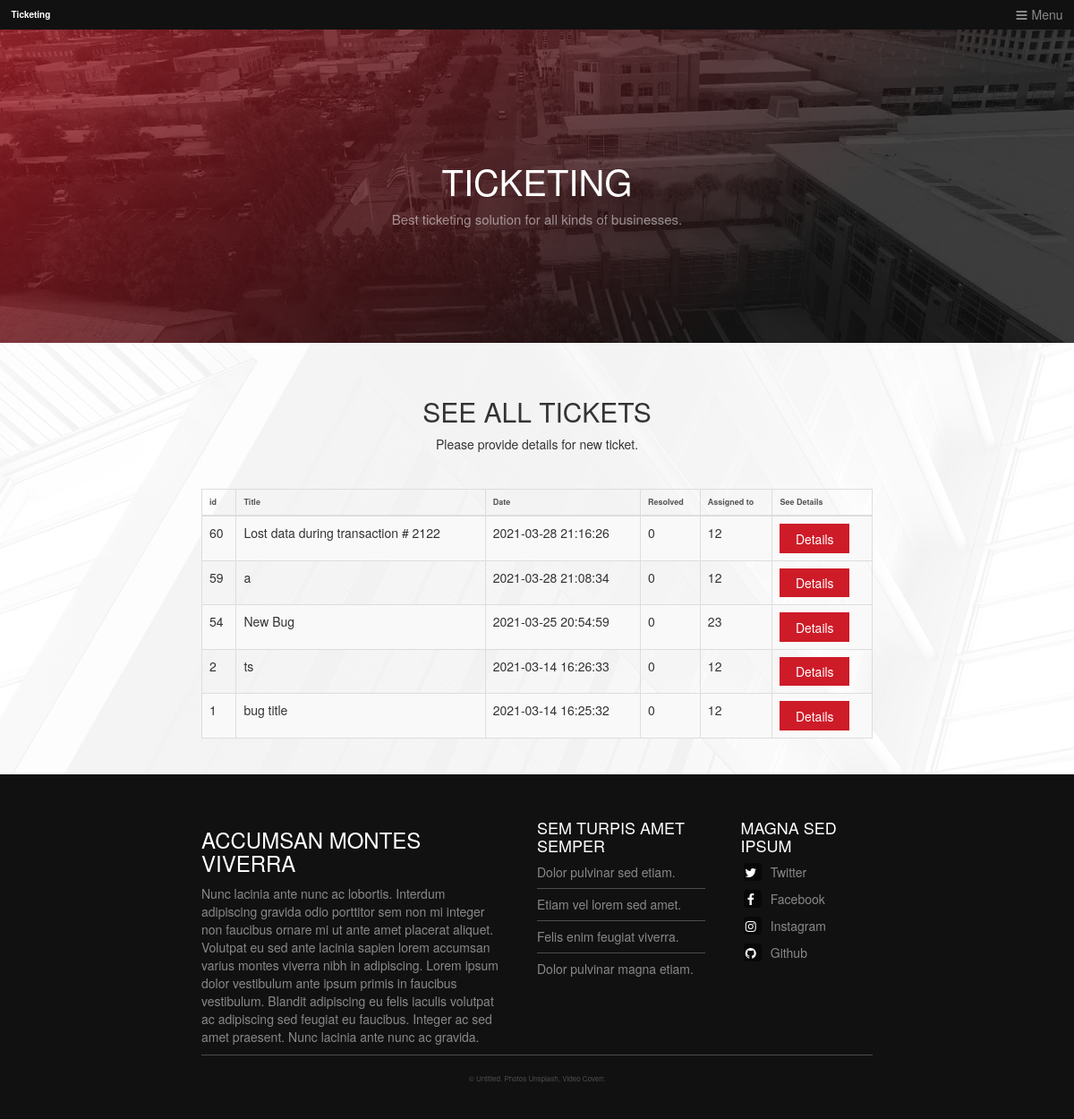
Screenshot of /staff/see_tickets.php with the database file from the repository.
### tables this page shows
CREATE TABLE `tickets` (
  `id` int(11) NOT NULL,
  `title` varchar(255) NOT NULL,
  `description` varchar(255) NOT NULL,
  `date` timestamp NOT NULL DEFAULT current_timestamp(),
  `submitted_by` varchar(15) NOT NULL,
  `assigned_to` varchar(15) NOT NULL,
  `priority` int(11) NOT NULL DEFAULT 1,
  `resolved` int(11) NOT NULL DEFAULT 0
);

### staff/see_tickets.php (the view, shortened to what this page needs)
<?php
if ($_SESSION['logged_in'] != 1 && $_SESSION['privilege'] == '3') {
    echo "<script type='text/javascript'>window.location.href = '../user_login.php';</script>";
} else {
    $privilege= $_SESSION['privilege'];
}
?>
<!DOCTYPE HTML>
<html>
<head>
    <link rel="stylesheet" href="/assets/css/main.css"/>
    <link rel="stylesheet" href="/assets/css/bootstrap.css"/>
    <link rel="stylesheet" href="/assets/css/luka.css"/>
    <link rel="stylesheet" href="https://maxcdn.bootstrapcdn.com/bootstrap/3.3.7/css/bootstrap.min.css"/>
    <link rel="stylesheet" href="https://cdn.datatables.net/1.10.24/css/dataTables.bootstrap.min.css"/>
    <link rel="stylesheet" href="https://cdn.datatables.net/fixedheader/3.1.8/css/fixedHeader.bootstrap.min.css"/>
    <link rel="stylesheet" href="https://cdn.datatables.net/responsive/2.2.7/css/responsive.bootstrap.min.css"/>
</head>
<body class="is-preload">
<?php
include '../include/header.php'; ?>
<section id="banner">
    <div class="inner">
        <h1>Ticketing</h1>
        <p>Best ticketing solution for all kinds of businesses.</p>
    </div>
</section>
<section class="wrapper">
    <div class="inner">
        <header class="special">
            <h2>See all tickets</h2>
            <p>Please provide details for new ticket.</p>
        </header>
        <div class="">
            <table id="example" class="table table-striped table-bordered nowrap" style="width:100%">
                <thead>
                <tr>
                    <th>id</th>
                    <th>Title</th>
                    <th>Date</th>
                    <th>Resolved</th>
                    <?php
                    if($privilege==1){
                        echo '<th>Assign to</th>';
                    }
                    else{
                        echo '<th>Assigned to</th>';
                    }
                    ?>
                    <th>See Details</th>
                </tr>
                </thead>
                <tbody>
                <?php
                require $_SERVER['DOCUMENT_ROOT'] . '/libs/db.php';
                $result = $mysqli->query("SELECT * FROM tickets ORDER BY date DESC");
                while ($row = mysqli_fetch_array($result)) {
                    echo '<tr><td>'. $row['id'] .'</td>';
                    echo '<td>' . $row['title'] . '</td>';
                    echo '<td>'. $row['date'] .'</td>';
                    echo '<td>'. $row['resolved'] .'</td>';
                    if($privilege==1){
                        echo '<td><a href="assign.php?id='. $row['id'] .'"><button value="Assign to" class="primary" >Assign to</button></a> </td>';
                    }
                    else{
                        echo '<td>'. $row['assigned_to'] .'</td>';
                    }
                    echo '<td><a href="../seeTicket.php?id='. $row['id'] .'"><button value="Details" class="primary" >Details</button></a> </td>';
                }
                ?>
                </tbody>
            </table>
        </div>
    </div>
</section>
<?php include '../include/footer.php'; ?>
</body>
</html>

### include/header.php (shortened to what this page needs)
<header id="header">
    <a class="logo" href="index.php">Ticketing</a>
    <nav>
        <a href="#menu">Menu</a>
    </nav>
</header>

### include/footer.php
<footer id="footer">
    <div class="inner">
        <div class="content">
            <section>
                <h3>Accumsan montes viverra</h3>
                <p>Nunc lacinia ante nunc ac lobortis. Interdum adipiscing gravida odio porttitor sem non mi integer non faucibus ornare mi ut ante amet placerat aliquet. Volutpat eu sed ante lacinia sapien lorem accumsan varius montes viverra nibh in adipiscing. Lorem ipsum dolor vestibulum ante ipsum primis in faucibus vestibulum. Blandit adipiscing eu felis iaculis volutpat ac adipiscing sed feugiat eu faucibus. Integer ac sed amet praesent. Nunc lacinia ante nunc ac gravida.</p>
            </section>
            <section>
                <h4>Sem turpis amet semper</h4>
                <ul class="alt">
                    <li><a href="#">Dolor pulvinar sed etiam.</a></li>
                    <li><a href="#">Etiam vel lorem sed amet.</a></li>
                    <li><a href="#">Felis enim feugiat viverra.</a></li>
                    <li><a href="#">Dolor pulvinar magna etiam.</a></li>
                </ul>
            </section>
            <section>
                <h4>Magna sed ipsum</h4>
                <ul class="plain">
                    <li><a href="#"><i class="icon fa-twitter">&nbsp;</i>Twitter</a></li>
                    <li><a href="#"><i class="icon fa-facebook">&nbsp;</i>Facebook</a></li>
                    <li><a href="#"><i class="icon fa-instagram">&nbsp;</i>Instagram</a></li>
                    <li><a href="#"><i class="icon fa-github">&nbsp;</i>Github</a></li>
                </ul>
            </section>
        </div>
        <div class="copyright">
            &copy; Untitled. Photos <a href="https://unsplash.co">Unsplash</a>, Video <a href="https://coverr.co">Coverr</a>.
        </div>
    </div>
</footer>

### rows the page displays
tickets: id "60", title "Lost data during transaction # 2122", date "2021-03-28 21:16:26", resolved "0", assigned_to "12"
tickets: id "59", title "a", date "2021-03-28 21:08:34", resolved "0", assigned_to "12"
tickets: id "54", title "New Bug", date "2021-03-25 20:54:59", resolved "0", assigned_to "23"
tickets: id "2", title "ts", date "2021-03-14 16:26:33", resolved "0", assigned_to "12"
tickets: id "1", title "bug title", date "2021-03-14 16:25:32", resolved "0", assigned_to "12"
